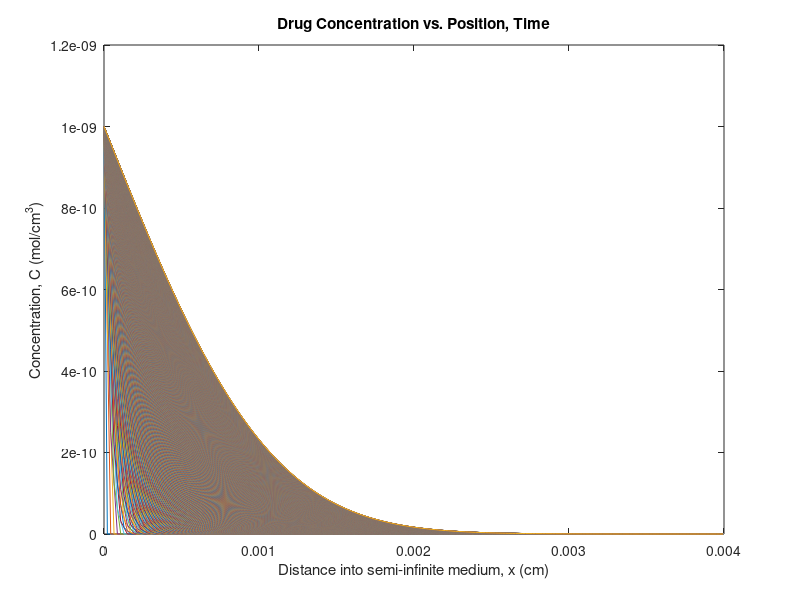
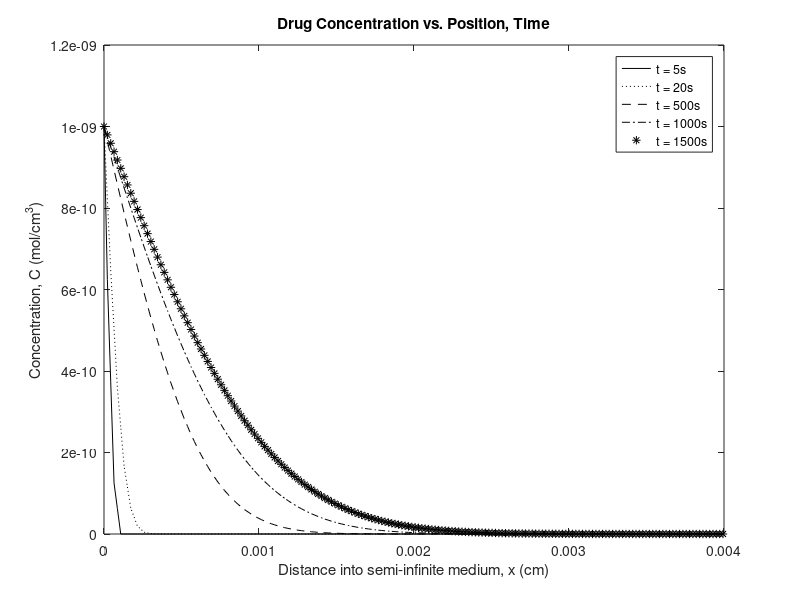
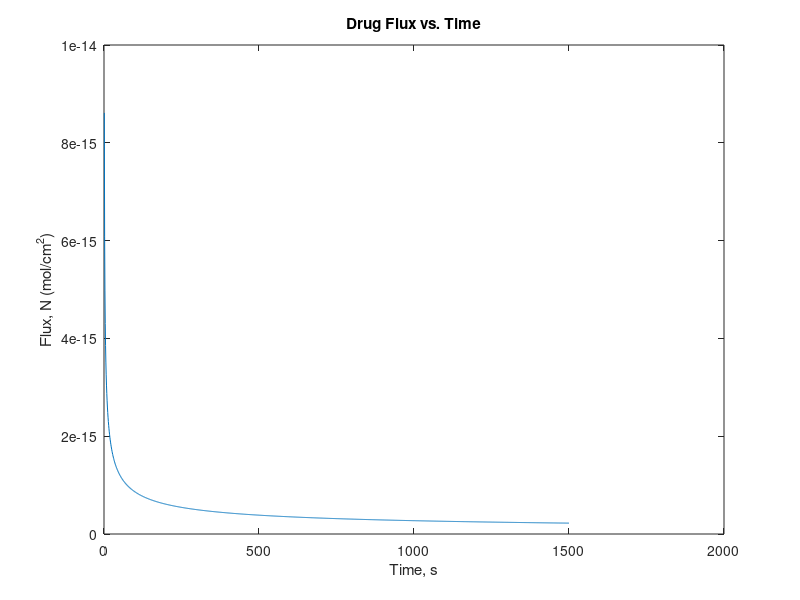

Here is the MATLAB script that generated these plots, in order:
%BME 307, HW7, P2, Part E
%Mackenzie Marques
%03/27/2018

clear all
close all
%% Euler numerical methods  - plot drug concentration
D = 2.33e-10; % diffusion coefficient calculated from Part c; units: cm^2/s
x0 = 0; %initial position, x=0, units: cm
xEnd = 0.004; %final position, x=L, units: cm
t0 = 0; %initial time, t=0, units: s
tEnd = 25*60; %final time, t=1500, units: s
dt = 1; %time step size, units: s
dx = (2.*D.*dt).^(0.5); %position step size, units: cm
t = t0:dt:tEnd; %time vector
x = x0:dx:xEnd; %position vector
M = floor((tEnd-t0)./dt); %time nodes
N = floor((xEnd-x0)./dx); %position nodes
C = zeros(N+1,M+1); %pre-allocated concentration  matrix
C(1,:) = 1e-9; %1st boundary condition: x=0,t>=0,C=1e-9
%2nd boundary condition: x>>0,t>=0,C=0
%initial condition: x>0,t=0,C=0
%2nd boundary condition and initial condition already accounted for in
%matrix of zeros
for j = 1:M %iterate through time nodes (columns)
    for i = 2:N %iterate through position nodes (rows)
        C(i,j+1) = C(i,j) + ((D.*dt)./(dx.^2)).*(C(i+1,j)-2.*C(i,j)+C(i-1,j)); %numerical approximation of concentration from Fick's 2nd Law
    end 
end 
%alternative approach to organizing position
%position = zeros(N+1,M+1); 
%for i = 1:N+1
    %for j = 1:M+1
        %position(i,j) = (i-1)*dx;
    %end 
%end
figure(1)
%plot of concentration vs. position
%each line represents a time
plot(x, C)
title('Drug Concentration vs. Position, Time');
xlabel('Distance into semi-infinite medium, x (cm)');
ylabel('Concentration, C (mol/cm^{3})');
figure(2)
plot(x, C(:,5), 'k', x, C(:,20), 'k:', x, C(:, 500), 'k--', x, C(:,1000), 'k-.', x, C(:,1500), 'k*');
legend('t = 5s', 't = 20s', 't = 500s', 't = 1000s', 't = 1500s');
title('Drug Concentration vs. Position, Time');
xlabel('Distance into semi-infinite medium, x (cm)');
ylabel('Concentration, C (mol/cm^{3})');
%% Plot of drug flux in tissue over time
C1 = 1e-9; %drug concentration within lumen; units: mol/cm^3
C0 = 0; %drug concentration at end of semi-infinite medium; units: mol/cm^3
Nx = sqrt(D./(pi.*t)).*(C1-C0); %drug flux into tissue over time
figure(3)
plot(t , Nx); %plot of flux vs. time
title('Drug Flux vs. Time');
xlabel('Time, s');
ylabel('Flux, N (mol/cm^{2})');